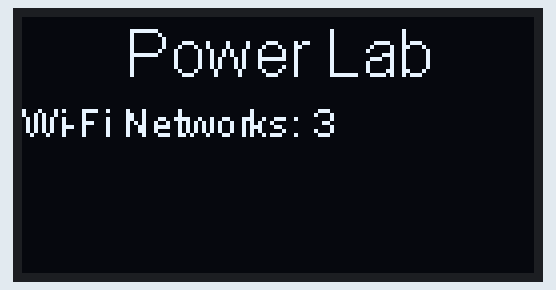
Simulated run of this sketch. Board: ESP32. On the bench: 128×64 one-colour display. A WiFi scan finds three made-up networks; what the sketch prints to the serial monitor is not drawn.

Above: at 2.2 s.

The sketch:

lora.ino
```cpp
/*
 * Exploring the board.
 */
#include "WiFi.h"
#include "SSD1306.h"

#define SCA 22
#define SCL 21

// Set OLED pins
SSD1306Wire display(0x3c, SCL, SCA);

void setup() {
  Serial.begin(115200);
  // Set WiFi to station mode and disconnect from an AP if it was previously connected
  WiFi.mode(WIFI_STA);
  WiFi.disconnect();
  delay(100);

  // OLED init
  display.init();
  display.flipScreenVertically();

  Serial.println("Setup done");
}

void display_header() {
  display.clear();
  display.setFont(ArialMT_Plain_16);
  display.setTextAlignment(TEXT_ALIGN_CENTER);
  //void drawString(int16_t x, int16_t y, String text);
  display.drawString (64, 0, "Power Lab");
}

void display_networks(int n) {
  display.setFont(ArialMT_Plain_10);
  display.setTextAlignment(TEXT_ALIGN_LEFT);
  display.drawString (0, 20, "Wi-Fi Networks: " + String(n));
}

void loop() {
  display_header();
  Serial.println("scan start");

  // WiFi.scanNetworks will return the number of networks found
  int n = WiFi.scanNetworks();
  Serial.println("scan done");
  if (n == 0) {
    Serial.println("no networks found");
  } else {
    Serial.print(n);
    Serial.println(" networks found");
    for (int i = 0; i < n; ++i) {
      // Print SSID and RSSI for each network found
      Serial.print(i + 1);
      Serial.print(": ");
      Serial.print(WiFi.SSID(i));
      Serial.print(" (");
      Serial.print(WiFi.RSSI(i));
      Serial.print(")");
      Serial.println((WiFi.encryptionType(i) == WIFI_AUTH_OPEN)?" ":"*");
      delay(10);
    }
  }

  display_networks(n);
  display.display();

  Serial.println("");
  // Wait a bit before scanning again
  delay(5000);
}
```
